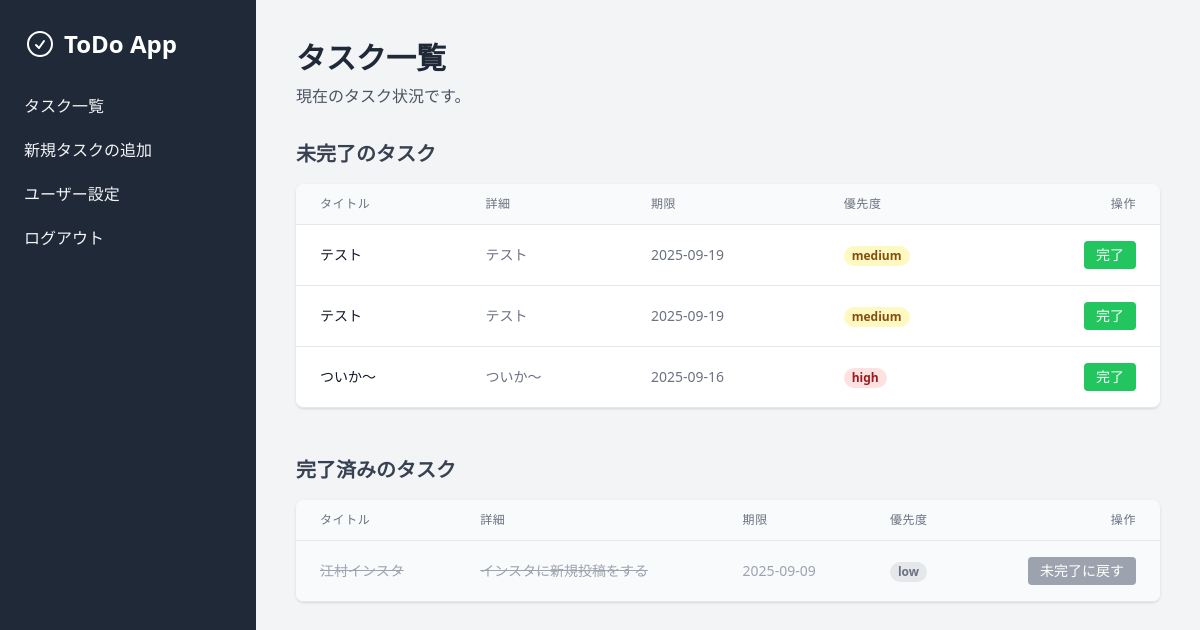
The page /home on the database its author committed.
### models.py (models this page shows)
class Todo(db.Model):
    __tablename__ = "to_do_table"
    id = db.Column(db.Integer, primary_key=True, autoincrement=True)
    title = db.Column(db.String(100), nullable=False, unique=False)
    description = db.Column(db.String(100), nullable=False, unique=False)
    due_date = db.Column(db.Date, nullable=False, unique=False)
    priority = db.Column(db.String(100), nullable=False, unique=False)
    status = db.Column(db.Boolean, nullable=False, unique=False, default=False)

### views.py (the view)
@app.route("/home", methods=["GET"])
def home():
    incomplete_tasks = Todo.query.filter_by(status=False).all()
    completed_tasks = Todo.query.filter_by(status=True).all()
    return render_template(
        "home.html", incomplete_tasks=incomplete_tasks, completed_tasks=completed_tasks
    )

### templates/home.html (shortened to what this page needs)
{% extends "base.html" %}
{% block content %}
<div class="flex justify-between items-center">
    <div>
        <h1 class="text-3xl font-bold text-gray-800">タスク一覧</h1>
        <p class="mt-2 text-gray-600">現在のタスク状況です。</p>
    </div>
</div>
<div class="mt-8">
    <h2 class="text-xl font-semibold text-gray-700">未完了のタスク</h2>
    <div class="mt-4 flex flex-col">
        <div class="-my-2 overflow-x-auto sm:-mx-6 lg:-mx-8">
            <div class="py-2 align-middle inline-block min-w-full sm:px-6 lg:px-8">
                <div class="shadow overflow-hidden border-b border-gray-200 sm:rounded-lg">
                    <table class="min-w-full divide-y divide-gray-200">
                        <thead class="bg-gray-50">
                            <tr>
                                <th scope="col"
                                    class="px-6 py-3 text-left text-xs font-medium text-gray-500 uppercase tracking-wider">
                                    タイトル</th>
                                <th scope="col"
                                    class="px-6 py-3 text-left text-xs font-medium text-gray-500 uppercase tracking-wider">
                                    詳細</th>
                                <th scope="col"
                                    class="px-6 py-3 text-left text-xs font-medium text-gray-500 uppercase tracking-wider">
                                    期限</th>
                                <th scope="col"
                                    class="px-6 py-3 text-left text-xs font-medium text-gray-500 uppercase tracking-wider">
                                    優先度</th>
                                <th scope="col"
                                    class="px-6 py-3 text-right text-xs font-medium text-gray-500 uppercase tracking-wider">
                                    操作</th>
                            </tr>
                        </thead>
                        <tbody class="bg-white divide-y divide-gray-200">
                            {% for task in incomplete_tasks %}
                            <tr>
                                <td class="px-6 py-4 whitespace-nowrap text-sm font-medium text-gray-900">{{ task.title
                                    }}</td>
                                <td class="px-6 py-4 whitespace-nowrap text-sm text-gray-500">{{ task.description }}
                                </td>
                                <td class="px-6 py-4 whitespace-nowrap text-sm text-gray-500">{{
                                    task.due_date.strftime('%Y-%m-%d') }}</td>
                                <td class="px-6 py-4 whitespace-nowrap text-sm text-gray-500">
                                    <span class="px-2 inline-flex text-xs leading-5 font-semibold rounded-full
                                        {% if task.priority == 'high' %} bg-red-100 text-red-800
                                        {% elif task.priority == 'medium' %} bg-yellow-100 text-yellow-800
                                        {% else %} bg-green-100 text-green-800 {% endif %}">
                                        {{ task.priority }}
                                    </span>
                                </td>
                                <td class="px-6 py-4 whitespace-nowrap text-right text-sm font-medium">
                                    <a href="{{url_for('change_status',id=task.id)}}"
                                        class="inline-block text-center py-1 px-3 rounded text-white bg-green-500 hover:bg-green-600 transition-colors">完了</a>
                                </td>
                            </tr>
                            {% else %}
                            <tr>
                                <td colspan="5" class="px-6 py-4 text-center text-sm text-gray-500">未完了のタスクはありません。</td>
                            </tr>
                            {% endfor %}
                        </tbody>
                    </table>
                </div>
            </div>
        </div>
    </div>
</div>
<div class="mt-12">
    <h2 class="text-xl font-semibold text-gray-700">完了済みのタスク</h2>
    <div class="mt-4 flex flex-col">
        <div class="-my-2 overflow-x-auto sm:-mx-6 lg:-mx-8">
            <div class="py-2 align-middle inline-block min-w-full sm:px-6 lg:px-8">
                <div class="shadow overflow-hidden border-b border-gray-200 sm:rounded-lg">
                    <table class="min-w-full divide-y divide-gray-200">
                        <thead class="bg-gray-50">
                            <tr>
                                <th scope="col"
                                    class="px-6 py-3 text-left text-xs font-medium text-gray-500 uppercase tracking-wider">
                                    タイトル</th>
                                <th scope="col"
                                    class="px-6 py-3 text-left text-xs font-medium text-gray-500 uppercase tracking-wider">
                                    詳細</th>
                                <th scope="col"
                                    class="px-6 py-3 text-left text-xs font-medium text-gray-500 uppercase tracking-wider">
                                    期限</th>
                                <th scope="col"
                                    class="px-6 py-3 text-left text-xs font-medium text-gray-500 uppercase tracking-wider">
                                    優先度</th>
                                <th scope="col"
                                    class="px-6 py-3 text-right text-xs font-medium text-gray-500 uppercase tracking-wider">
                                    操作</th>
                            </tr>
                        </thead>
                        <tbody class="bg-white divide-y divide-gray-200">
                            {% for task in completed_tasks %}
                            <tr class="bg-gray-50">
                                <td class="px-6 py-4 whitespace-nowrap text-sm font-medium text-gray-400 line-through">
                                    {{ task.title }}</td>
                                <td class="px-6 py-4 whitespace-nowrap text-sm text-gray-400 line-through">{{
                                    task.description }}</td>
                                <td class="px-6 py-4 whitespace-nowrap text-sm text-gray-400">{{
                                    task.due_date.strftime('%Y-%m-%d') }}</td>
                                <td class="px-6 py-4 whitespace-nowrap text-sm text-gray-500">
                                    <span
                                        class="px-2 inline-flex text-xs leading-5 font-semibold rounded-full bg-gray-200 text-gray-500">
                                        {{ task.priority }}
                                    </span>
                                </td>
                                <td class="px-6 py-4 whitespace-nowrap text-right text-sm font-medium">
                                    <a href="{{url_for('change_status',id=task.id)}}"
                                        class="inline-block text-center py-1 px-3 rounded text-white bg-gray-400 hover:bg-gray-500 transition-colors">未完了に戻す</a>
                                </td>
                            </tr>
                            {% else %}
                            <tr>
                                <td colspan="5" class="px-6 py-4 text-center text-sm text-gray-500">完了済みのタスクはありません。</td>
                            </tr>
                            {% endfor %}
                        </tbody>
                    </table>
                </div>
            </div>
        </div>
    </div>
</div>
{% endblock %}

### templates/base.html (shortened to what this page needs)
<!DOCTYPE html>
<html lang="ja">
<head>
    <script src="https://cdn.tailwindcss.com"></script>
</head>
<body class="bg-gray-100">
    <div class="relative min-h-screen md:flex">
        <aside id="sidebar" class="bg-gray-800 text-gray-100 w-64 space-y-6 py-7 px-2 absolute inset-y-0 left-0 transform -translate-x-full md:relative md:translate-x-0 transition duration-200 ease-in-out z-20">
            <a href="{{ url_for('home') }}" class="text-white flex items-center space-x-2 px-4">
                <svg xmlns="http://www.w3.org/2000/svg" fill="none" viewBox="0 0 24 24" stroke-width="1.5" stroke="currentColor" class="w-8 h-8">
                    <path stroke-linecap="round" stroke-linejoin="round" d="M9 12.75 11.25 15 15 9.75M21 12a9 9 0 1 1-18 0 9 9 0 0 1 18 0Z" />
                </svg>
                <span class="text-2xl font-extrabold">ToDo App</span>
            </a>
            <nav>
                <a href="{{ url_for('home') }}" class="flex items-center space-x-3 py-2.5 px-4 rounded transition duration-200 {% if request.endpoint == 'task_list' %}bg-gray-700 text-white{% else %}hover:bg-gray-700 hover:text-white{% endif %}">
                    <span>タスク一覧</span>
                </a>
                <a href="{{ url_for('add_task') }}" class="flex items-center space-x-3 py-2.5 px-4 rounded transition duration-200 {% if request.endpoint == 'add_task' %}bg-gray-700 text-white{% else %}hover:bg-gray-700 hover:text-white{% endif %}">
                    <span>新規タスクの追加</span>
                </a>
                <a href="{{url_for('config_user')}}" class="flex items-center space-x-3 py-2.5 px-4 rounded transition duration-200 hover:bg-gray-700 hover:text-white">
                    <span>ユーザー設定</span>
                </a>
                <a href="" class="flex items-center space-x-3 py-2.5 px-4 rounded transition duration-200 hover:bg-gray-700 hover:text-white">
                    <span>ログアウト</span>
                </a>
            </nav>
        </aside>
        <main class="flex-1 p-6 md:p-10">
            {% block content %}
            {% endblock %}
        </main>
    </div>
</body>
</html>

### rows shown on the page
Todo: title "テスト", description "テスト", due_date "2025-09-19", priority "medium"
Todo: title "テスト", description "テスト", due_date "2025-09-19", priority "medium"
Todo: title "ついか～", description "ついか～", due_date "2025-09-16", priority "high"
Todo: title "江村インスタ", description "インスタに新規投稿をする", due_date "2025-09-09", priority "low"
